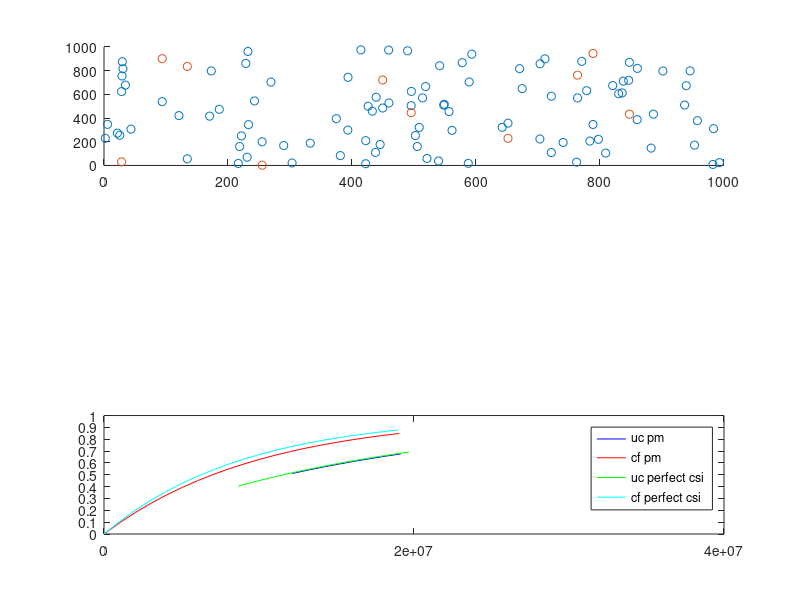

The MATLAB script that drew this image:
%All the AP's are located within a 1KM^2 area randomly with coordinates x,y
clear;
M=100; K=10;
rng(1);
x=rand(1,M)*1000;y=rand(1,M)*1000;
subplot(3,1,1)
scatter(x,y)
hold on;
%All the MS's are located within a 1KM^2 area randomly with coordinates x,y
rng(1);
a=rand(1,K)*1000;b=rand(1,K)*1000;
scatter(a,b)
hold off;
m_final = [x;y]%co-ordinates of AP's
k_final = [a;b]%co-ordinates of MS's
for p=1:M
    for q=1:K
        dd_km(p,q)=sqrt((x(p)-a(q))^2 + (y(p)-b(q))^2);
    end
end
d_km = dd_km';%distance between MS's and AP's
%for calculating g_km ,pathloss and showding correlation cofficient needed
%path loss
d1=50; d0=10;f=1900;h_AP=15;h_MS=1.65;
L=46.3+33.9*log10(f)-13.82*log10(h_AP)-(1.11*log10(f)-0.7)*h_MS+1.56*log10(f)-0.8;
for p=1:K
    for q=1:M
        if d_km(p,q)>d1
            PL_km(p,q) = -L-35*log10(0.001*d_km(p,q))
        elseif d_km(p,q)>d0&d_km(p,q)<=d1
            PL_km(p,q) = -L-10*log10(((0.001*d1)^1.5)*((0.001*d_km(p,q))^2))
        elseif d_km(p,q)<d0
            PL_km(p,q) = -L-10*log10(((0.001*d1)^1.5)*((0.001*d0)^2))
        end
    end
end
%shadowing correlation coefficient calculation - doubt how to calculate?
% for p=1:M
%     for  q=1:M
%         if p==q
%             d_ap_mM(p,q)=0;
%         else 
%                 d_ap_mM(p,q)= sqrt((x(p)-x(q))^2 + (y(p)-y(q))^2);
%         end
%     end
% end
% d_decorr = 100;
% for p=1:M
%     for  q=1:M
%         if p==q
%             real_a_m(p,q)=1;%this is actually a_m but have doubt
%         else 
%                 real_a_m(p,q) = (1/(2^(d_ap_mM(p,q)/d_decorr)));
%         end
%     end
% end
% for p=1:K
%     for  q=1:K
%         if p==q
%             d_ms_kK(p,q)=0;
%         else 
%                 d_ms_kK(p,q)= sqrt((x(p)-x(q))^2 + (y(p)-y(q))^2);
%         end
%     end
% end
% for p=1:K
%     for  q=1:K
%         if p==q
%             real_b_k(p,q)=1;%this is actually b_k but have doubt
%         else 
%                 real_b_k(p,q)= (1/(2^(d_ms_kK(p,q)/d_decorr)));
%         end
%     end
% end
%aa_m = randn(1,M);a_m=repelem(aa_m,K,1);bb_m=randn(K,1);b_m = repelem(bb_m,1,M);
%shadowing correlation coefficient
z_km = sqrt(0.5).*randn(K,M)+sqrt(0.5).*randn(K,M);sigma_sh=8;
A_km = (10.^(PL_km/10)); B_km = (10.^((sigma_sh.*z_km)/10))
beta_km = A_km .* B_km ;%beta for the calculation of g_km
h_km = abs(sqrt(0.5)*randn(K,M)+i*sqrt(0.5)*randn(K,M));
g_km = sqrt(beta_km).*h_km;%channel gains
t_p = K;%pilot 
for p=1:t_p
    for q=1:K
        if p==q
            pilot_matrix(p,q)=1;
        else
            pilot_matrix(p,q)=0;
        end
    end
end
%roh_k = repelem(0.1,1,K);
%w_m  = zeros(100,10);
%w1 = sqrt(2*(10^-13.4))*randn(1,M); w2 = sqrt(2*(10^-13.4))*randn(1,M);
%ww_m = abs(w1+i*w2);
%for p=1:M
    %for q=1:K
        %if p==q
            %w_m(p,q) = ww_m(p);
        %end
    %end
%end
noise_variance = 2*(10^-13.4);%how to take into account the noise figure?
w_m  = abs(sqrt(noise_variance/2)*(randn(K,M)+i*randn(K,M)));
roh_k = 0.1;%uplink power for channel estimation
y_m = (K*sqrt(roh_k)).*(pilot_matrix*g_km) + w_m;%output matrix
estimate_pm = (1/sqrt(roh_k))*(pilot_matrix'*y_m);%pilot matched channel estimate
g_hat_pm = ((abs(estimate_pm)).^2);%square of the channel pilot matched estimate
sorted_g_hat_pm = fliplr(sort(g_hat_pm',2));%sorting the pm matrix
%estimate_LMMSE = ((sqrt(0.1)*(beta_km.*(pilot_matrix'*y_m)))/noise_variance);%channel estimate LMMSE
%g_hat_LMMSE = (abs(estimate_LMMSE)).^2;%square of channel estimate LMMSE
%sorted_g_hat_LMMSE = fliplr(sort(g_hat_LMMSE,2));%sorted LMMSE
n=2;%no of MS's to be served as strongest channels
%just do for pilot matched from here
AAA = sorted_g_hat_pm; BBB = g_hat_pm';
C = zeros(M*n,1);D = zeros(M*n,1);t =1;u=1;
%for every AP's(in C Matrix), the user with strongest channel (in D Matrix) 
for p=1:M
    for q = 1:n
        for r=1:M
            for s=1:K
                if AAA(p,q)==BBB(r,s)
                    C(t)=r;D(u)=s;
                    t=t+1;u=u+1;
                end
            end
        end
    end
end

for p=1:M
    sum=0;
    for q=0:n-1
        deno_n_km(p)=sum+(abs(estimate_pm(D(p+(p-1)+q),p))^2);
    end
end
roh_m_dl = 0.2 
for p=1:K
    for q =1:M
        n_km(p,q) = (roh_m_dl/deno_n_km(q));% n_km doesnt depend on k rather it depends on the set of k for every AP's
    end
end
E = [C D];
%this below is for the set M(k)where 1st colum is MS's and second is AP's
F = fliplr(sortrows(E,2));
q=1;
for r=1:K
    sum=0;
    while r==F(q,1) && q<M*n
        NUM(r)=sum+(abs(sqrt(n_km(r,F(q,2)))*g_km(r,F(q,2))*(estimate_pm(r,F(q,2))))^2);
        q=q+1;
    end
end
sum=0;
%calculating denominator for rate
for r=1:K
    sum_deno=sum+NUM(r);
end
sigma_zsquare = 2*(10^-13.4);W=20*(10^6);
for r = 1:K
    for s = 1:K
        if s~=r
            sum_deno(r) = sum+NUM(r);
        end
    end
    SINR_DL(r) = (NUM(r)/(sigma_zsquare + sum_deno(r)));
    Rate(r)= W*log2(1+SINR_DL(r));            
end
p = min(Rate):0.1*(10^7):max(Rate);
q = expcdf(p,mean(Rate));
subplot(3,1,3);
p1 = plot(p,q,'b');
hold on;
%xticks(0:20*(10^6):140*(10^6));
xlim([0,140*10^6]);
set(gca,'XTick',[0 : 20*10^6 : 140*10^6]);
%xlim([0 140*(10^6)]);


%USER CENTRIC PILOT MATCHED DONE ABOVE
%CELL FREE PILOT MTACHED BELOW




n=K;%no of MS's to be served as strongest channels
%just do for pilot matched from here
AAA = sorted_g_hat_pm; BBB = g_hat_pm';
C = zeros(M*n,1);D = zeros(M*n,1);t =1;u=1;
%for every AP's(in C Matrix), the user with strongest channel (in D Matrix) 
for p=1:M
    for q = 1:n
        for r=1:M
            for s=1:K
                if AAA(p,q)==BBB(r,s)
                    C(t)=r;D(u)=s;
                    t=t+1;u=u+1;
                end
            end
        end
    end
end

for p=1:M
    sum=0;
    for q=0:n-1
        deno_n_km(p)=sum+(abs(estimate_pm(D(p+(p-1)+q),p))^2);
    end
end
roh_m_dl = 0.2 
for p=1:K
    for q =1:M
        n_km(p,q) = (roh_m_dl/deno_n_km(q));% n_km doesnt depend on k rather it depends on the set of k for every AP's
    end
end
E = [C D];
%this below is for the set M(k)where 1st colum is MS's and second is AP's
F = fliplr(sortrows(E,2));
q=1;
for r=1:K
    sum=0;
    while r==F(q,1) && q<M*n
        NUM(r)=sum+(abs(sqrt(n_km(r,F(q,2)))*g_km(r,F(q,2))*(estimate_pm(r,F(q,2))))^2);
        q=q+1;
    end
end
sum=0;
%calculating denominator for rate
for r=1:K
    sum_deno=sum+NUM(r);
end
sigma_zsquare = 2*(10^-13.4);W=20*(10^6);
for r = 1:K
    for s = 1:K
        if s~=r
            sum_deno(r) = sum+NUM(r);
        end
    end
    SINR_DL(r) = (NUM(r)/(sigma_zsquare + sum_deno(r)));
    Rate(r)= W*log2(1+SINR_DL(r));            
end
p = min(Rate):0.1*(10^7):max(Rate);
q = expcdf(p,mean(Rate));
p2 = plot(p,q,'r');
hold on;
%xticks(0:20*(10^6):140*(10^6));
xlim([0,140*10^6]);
set(gca,'XTick',[0 : 20*10^6 : 140*10^6]);
%xlim([0 140*(10^6)]);
yticks(0:0.1:1);axis([0 4e7 0 1]);



%USER CENTRIC PERFECT CSI




g_km_square = ((abs(g_km)).^2);%square of the channel pilot matched estimate
%sorted_g_hat_pm = fliplr(sort(g_hat_pm',2));%sorting the pm matrix
sorted_g_km_square = fliplr(sort(g_km_square',2));
%estimate_LMMSE = ((sqrt(0.1)*(beta_km.*(pilot_matrix'*y_m)))/noise_variance);%channel estimate LMMSE
%g_hat_LMMSE = (abs(estimate_LMMSE)).^2;%square of channel estimate LMMSE
%sorted_g_hat_LMMSE = fliplr(sort(g_hat_LMMSE,2));%sorted LMMSE
n=2;%no of MS's to be served as strongest channels
%just do for pilot matched from here
AAA = sorted_g_km_square; BBB = g_km_square';
C = zeros(M*n,1);D = zeros(M*n,1);t =1;u=1;
%for every AP's(in C Matrix), the user with strongest channel (in D Matrix) 
for p=1:M
    for q = 1:n
        for r=1:M
            for s=1:K
                if AAA(p,q)==BBB(r,s)
                    C(t)=r;D(u)=s;
                    t=t+1;u=u+1;
                end
            end
        end
    end
end

for p=1:M
    sum=0;
    for q=0:n-1
        deno_n_km(p)=sum+(abs(g_km(D(p+(p-1)+q),p))^2);
    end
end
roh_m_dl = 0.2 
for p=1:K
    for q =1:M
        n_km(p,q) = (roh_m_dl/deno_n_km(q));% n_km doesnt depend on k rather it depends on the set of k for every AP's
    end
end
E = [C D];
%this below is for the set M(k)where 1st colum is MS's and second is AP's
F = fliplr(sortrows(E,2));
q=1;
for r=1:K
    sum=0;
    while r==F(q,1) && q<M*n
        NUM(r)=sum+(abs(sqrt(n_km(r,F(q,2)))*g_km(r,F(q,2))*(g_km(r,F(q,2))))^2);
        q=q+1;
    end
end
sum=0;
%calculating denominator for rate
for r=1:K
    sum_deno=sum+NUM(r);
end
sigma_zsquare = 2*(10^-13.4);W=20*(10^6);
for r = 1:K
    for s = 1:K
        if s~=r
            sum_deno(r) = sum+NUM(r);
        end
    end
    SINR_DL(r) = (NUM(r)/(sigma_zsquare + sum_deno(r)));
    Rate(r)= W*log2(1+SINR_DL(r));            
end
p = min(Rate):0.1*(10^7):max(Rate);
q = expcdf(p,mean(Rate));
p3 = plot(p,q,'g');
hold on;
%xticks(0:20*(10^6):140*(10^6));
xlim([0,140*10^6]);
set(gca,'XTick',[0 : 20*10^6 : 140*10^6]);
%xlim([0 140*(10^6)]);
yticks(0:0.1:1);axis([0 4e7 0 1]);



%CELL FREE PERFECT CSI




g_km_square = ((abs(g_km)).^2);%square of the channel pilot matched estimate
%sorted_g_hat_pm = fliplr(sort(g_hat_pm',2));%sorting the pm matrix
sorted_g_km_square = fliplr(sort(g_km_square',2));
%estimate_LMMSE = ((sqrt(0.1)*(beta_km.*(pilot_matrix'*y_m)))/noise_variance);%channel estimate LMMSE
%g_hat_LMMSE = (abs(estimate_LMMSE)).^2;%square of channel estimate LMMSE
%sorted_g_hat_LMMSE = fliplr(sort(g_hat_LMMSE,2));%sorted LMMSE
n=K;%no of MS's to be served as strongest channels
%just do for pilot matched from here
AAA = sorted_g_km_square; BBB = g_km_square';
C = zeros(M*n,1);D = zeros(M*n,1);t =1;u=1;
%for every AP's(in C Matrix), the user with strongest channel (in D Matrix) 
for p=1:M
    for q = 1:n
        for r=1:M
            for s=1:K
                if AAA(p,q)==BBB(r,s)
                    C(t)=r;D(u)=s;
                    t=t+1;u=u+1;
                end
            end
        end
    end
end

for p=1:M
    sum=0;
    for q=0:n-1
        deno_n_km(p)=sum+(abs(g_km(D(p+(p-1)+q),p))^2);
    end
end
roh_m_dl = 0.2 
for p=1:K
    for q =1:M
        n_km(p,q) = (roh_m_dl/deno_n_km(q));% n_km doesnt depend on k rather it depends on the set of k for every AP's
    end
end
E = [C D];
%this below is for the set M(k)where 1st colum is MS's and second is AP's
F = fliplr(sortrows(E,2));
q=1;
for r=1:K
    sum=0;
    while r==F(q,1) && q<M*n
        NUM(r)=sum+(abs(sqrt(n_km(r,F(q,2)))*g_km(r,F(q,2))*(g_km(r,F(q,2))))^2);
        q=q+1;
    end
end
sum=0;
%calculating denominator for rate
for r=1:K
    sum_deno=sum+NUM(r);
end
sigma_zsquare = 2*(10^-13.4);W=20*(10^6);
for r = 1:K
    for s = 1:K
        if s~=r
            sum_deno(r) = sum+NUM(r);
        end
    end
    SINR_DL(r) = (NUM(r)/(sigma_zsquare + sum_deno(r)));
    Rate(r)= W*log2(1+SINR_DL(r));            
end
p = min(Rate):0.1*(10^7):max(Rate);
q = expcdf(p,mean(Rate));
p4 = plot(p,q,'c');
hold on;
%xticks(0:20*(10^6):140*(10^6));
xlim([0,140*10^6]);
set(gca,'XTick',[0 : 20*10^6 : 140*10^6]);
%xlim([0 140*(10^6)]);
yticks(0:0.1:1);axis([0 4e7 0 1]);
h = [p1;p2;p3;p4];
legend(h,'uc pm','cf pm','uc perfect csi','cf perfect csi');